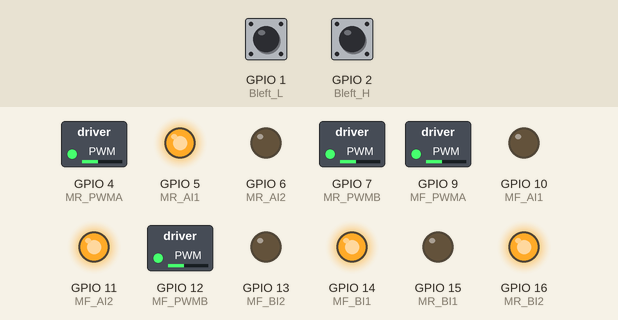
A sketch run on a simulated ESP32-S3. Shown: switched loads named in the sketch (green lamp = pin HIGH), output pins drawn as LEDs (lit = HIGH). The test bench sets the inputs (shaded band); at power-on: GPIO 1 (Bleft_L) LOW, GPIO 2 (Bleft_H) LOW. What the sketch prints to the serial monitor is not drawn.

Above: at 5.05 s.
At 8.55 s:
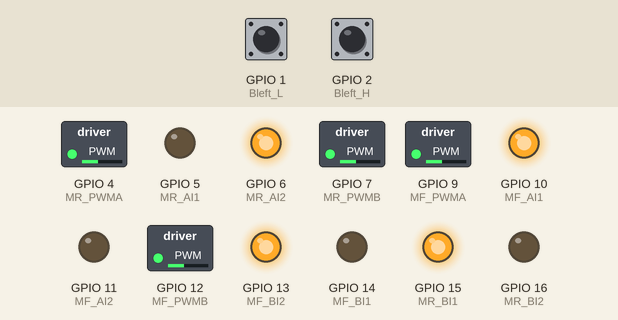
At 11.95 s:
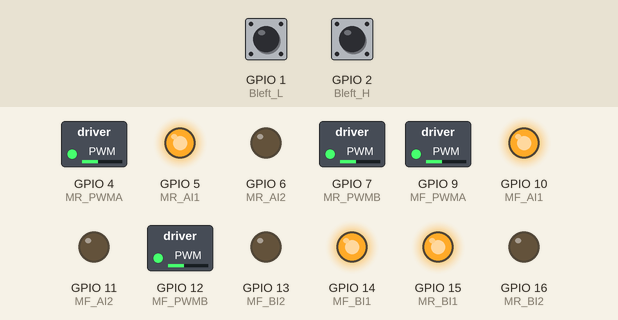
Timing chart, 0 to 13.1 s (numbered marks = the images above):
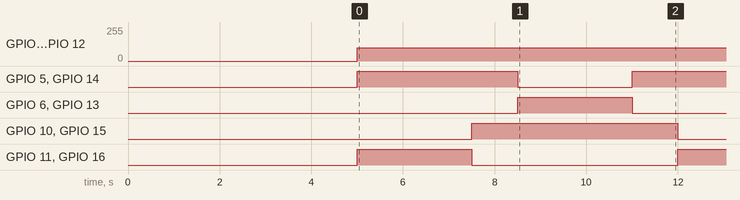

The sketch:

beacon_follow.ino
```cpp
// Define Motor Connections
// Right Front Motor
#define MF_PWMA 9
#define MF_AI1 10
#define MF_AI2 11

// Left Front Motor
#define MF_PWMB 12
#define MF_BI1 14
#define MF_BI2 13

// Right Rear Motor
#define MR_PWMA 4
#define MR_AI1 5
#define MR_AI2 6

// Left Rear Motor
#define MR_PWMB 7
#define MR_BI1 15
#define MR_BI2 16


#define Bleft_H 2
#define Bleft_L 1
#define Bright_H 38
#define Bright_L 39

#define Encoder_parts   20

int rf_PWM = 120;  // Right Front Motor
int lf_PWM = 120;  // Left Front Motor
int rr_PWM =120;  // Right Rear Motor
int lr_PWM=120; // Left Front Motor

int FR_RPM = 0;
int FL_RPM = 0;
int BR_RPM = 0;
int BL_RPM = 0;

unsigned long counter_FR_1 = 0;
unsigned long counter_FR_2 = 0;
unsigned long counter_FL_1 = 0;
unsigned long counter_BR_1 = 0;
unsigned long counter_BL_1 = 0;
unsigned long counter_FL_2 = 0;
unsigned long counter_BR_2 = 0;
unsigned long counter_BL_2 = 0;
unsigned long counter_FR = 0;
unsigned long counter_FL = 0;
unsigned long counter_BR = 0;
unsigned long counter_BL = 0;

bool flag_FR=0;
bool flag_FL=0;
bool flag_BR=0;
bool flag_BL=0;


// Define Bytes to represent Mecannum Wheel Modes
// Individual bits define TB6612FNG motor driver module input states
// B7 = MF_AI1, B6 = MF_AI2, B5 = MF_BI1, B4 = MF_BI2, B3 = MR_AI1, B2 = MR_AI2, B1 = MR_BI1, B0 = MR_BI2

const byte MEC_FORWARD = B10101010;
const byte MEC_BACKWARD = B01010101;
const byte MEC_RIGHT = B01101001;
const byte MEC_LEFT = B10010110;
const byte MEC_ROTATE_CLOCKWISE = B01100110;
const byte MEC_ROTATE_COUNTERCLOCKWISE = B10011001;

// Variable for test time delay
int timeDelay = 1000;

// PWM Parameters for motor control
// PWM Frequency = 1KHz
const int mtrPWMFreq = 1000;
// PWM Resolution
const int mtrPWMResolution = 8;
// Define PWM channels for each motor
const int mtrRFpwmchannel = 4;
const int mtrLFpwmchannel = 5;
const int mtrRRpwmchannel = 6;
const int mtrLRpwmchannel = 7;

static bool highDetected = false;


void moveMotors(int speedRF, int speedLF, int speedRR, int speedLR, byte dircontrol) {

  // Moves all 4 motors
  // Directions specified in direction byte

  // Right Front Motor
  digitalWrite(MF_AI1, bitRead(dircontrol, 7));
  digitalWrite(MF_AI2, bitRead(dircontrol, 6));
  ledcWrite(mtrRFpwmchannel, abs(speedRF));

  // Left Front Motor
  digitalWrite(MF_BI1, bitRead(dircontrol, 5));
  digitalWrite(MF_BI2, bitRead(dircontrol, 4));
  ledcWrite(mtrLFpwmchannel, abs(speedLF));

  // Right Rear Motor
  digitalWrite(MR_AI1, bitRead(dircontrol, 3));
  digitalWrite(MR_AI2, bitRead(dircontrol, 2));
  ledcWrite(mtrRRpwmchannel, abs(speedRR));

  // Left Rear Motor
  digitalWrite(MR_BI1, bitRead(dircontrol, 1));
  digitalWrite(MR_BI2, bitRead(dircontrol, 0));
  ledcWrite(mtrLRpwmchannel, abs(speedLR));
}

void stopMotors() {

  // Stops all motors and motor controllers
  ledcWrite(mtrRFpwmchannel, 0);
  ledcWrite(mtrLFpwmchannel, 0);
  ledcWrite(mtrRRpwmchannel, 0);
  ledcWrite(mtrLRpwmchannel, 0);

  digitalWrite(MF_AI1, 0);
  digitalWrite(MF_AI2, 0);
  digitalWrite(MF_BI1, 0);
  digitalWrite(MF_BI2, 0);
  digitalWrite(MR_AI1, 0);
  digitalWrite(MR_AI2, 0);
  digitalWrite(MR_BI1, 0);
  digitalWrite(MR_BI2, 0);
  Serial.println("Stop");
}


void handleForward(){
  moveMotors(rf_PWM, lf_PWM, rr_PWM, lr_PWM, MEC_FORWARD);
}

void setup() {

  // Set up Serial Monitor
  Serial.begin(115200);


  // Set all connections as outputs
  pinMode(MF_PWMA, OUTPUT);
  pinMode(MF_AI1, OUTPUT);
  pinMode(MF_AI2, OUTPUT);
  pinMode(MF_PWMB, OUTPUT);
  pinMode(MF_BI1, OUTPUT);
  pinMode(MF_BI2, OUTPUT);
  pinMode(MR_PWMA, OUTPUT);
  pinMode(MR_AI1, OUTPUT);
  pinMode(MR_AI2, OUTPUT);
  pinMode(MR_PWMB, OUTPUT);
  pinMode(MR_BI1, OUTPUT);
  pinMode(MR_BI2, OUTPUT);
  pinMode(Bleft_H, INPUT);
  pinMode(Bleft_L, INPUT);
  pinMode(Bright_L, INPUT);
  pinMode(Bright_H, INPUT);

  //Set up PWM channels with frequency and resolution
  ledcSetup(mtrRFpwmchannel, mtrPWMFreq, mtrPWMResolution);
  ledcSetup(mtrLFpwmchannel, mtrPWMFreq, mtrPWMResolution);
  ledcSetup(mtrRRpwmchannel, mtrPWMFreq, mtrPWMResolution);
  ledcSetup(mtrLRpwmchannel, mtrPWMFreq, mtrPWMResolution);

  // Attach channels to PWM output pins
  ledcAttachPin(MF_PWMA, mtrRFpwmchannel);
  ledcAttachPin(MF_PWMB, mtrLFpwmchannel);
  ledcAttachPin(MR_PWMA, mtrRRpwmchannel);
  ledcAttachPin(MR_PWMB, mtrLRpwmchannel);
  delay(5000);

}

void loop() {
  Serial.println(digitalRead(Bleft_H));
  while (!highDetected) {
     moveMotors(100, 100, 100, 100, MEC_RIGHT);
     if (digitalRead(Bleft_L) == HIGH && digitalRead(Bright_L) == HIGH) {
    // Both sensors are high, move forward
      highDetected = true;
      break;
     }
     delay(2500);
     moveMotors(100, 100, 100, 100, MEC_FORWARD);
     if (digitalRead(Bleft_H) == HIGH && digitalRead(Bright_H) == HIGH) {
    // Both sensors are high, move forward
      highDetected = true;
      break;
     }
     delay(1000);
     moveMotors(100, 100, 100, 100, MEC_LEFT);
     if (digitalRead(Bleft_H) == HIGH && digitalRead(Bright_H) == HIGH) {
    // Both sensors are high, move forward
      highDetected = true;
      break;
     }
     delay(2500);
     moveMotors(100, 100, 100, 100, MEC_FORWARD);
     if (digitalRead(Bleft_H) == HIGH && digitalRead(Bright_H) == HIGH) {
    // Both sensors are high, move forward
      highDetected = true;
      break;
     }
     delay(1000);
  }

  if (digitalRead(Bleft_H) == HIGH && digitalRead(Bright_H) == HIGH) {
    // Both sensors are high, move forward
    highDetected = true;
    moveMotors(100, 100, 100, 100, MEC_FORWARD);

  } else if (highDetected) {
    // Stop the motors if the sensors are not both high
    moveMotors(50, 50, 50, 50, MEC_ROTATE_COUNTERCLOCKWISE);
  }


  delay(100); // Add a small delay to avoid rapid checking
}
```

Measured:
- by itself, GPIO 4 (MR_PWMA), GPIO 7 (MR_PWMB), GPIO 9 (MF_PWMA), GPIO 12 (MF_PWMB): 0/255 → 100/255 at 5.0 s
- by itself, GPIO 5 (MR_AI1), GPIO 14 (MF_BI1): repeats every 7.0 s: LOW 2.5 s, HIGH 4.5 s
- by itself, GPIO 6 (MR_AI2), GPIO 11 (MF_AI2), GPIO 13 (MF_BI2), GPIO 16 (MR_BI2): alternates HIGH for 2.5 s and LOW for 4.5 s
- by itself, GPIO 10 (MF_AI1), GPIO 15 (MR_BI1): alternates HIGH for 4.5 s and LOW for 2.5 s
